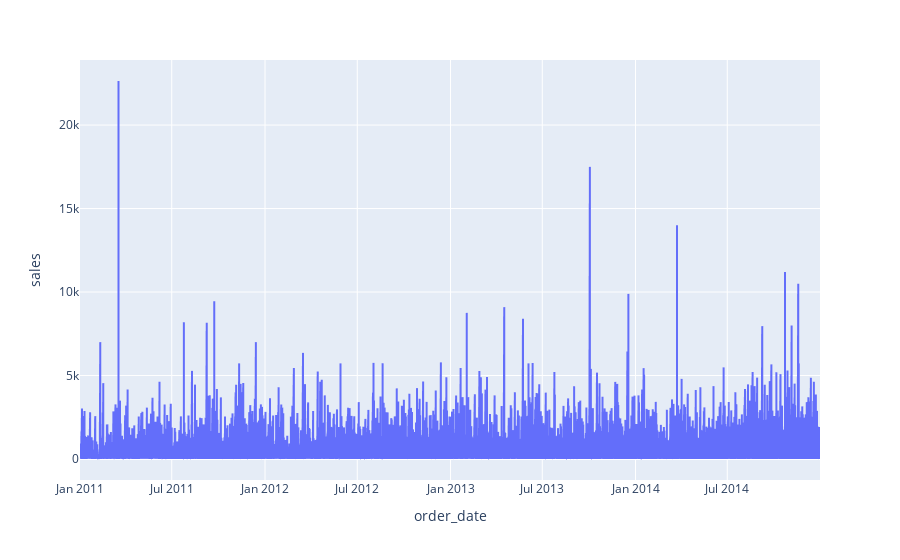

Notebook code cell kept with this figure:
### Markdown cell above
- <h4>What is overall sales trend ?</h4>

### Code cell
px.line(data_frame=sales_df, x=sales_df['order_date'], y=sales_df['sales'])

### Figure 1 — Plotly figure (JSON) as saved in the notebook; plotly's stock layout.template omitted (floating-point values rounded to 4 significant figures; data arrays with more than 128 entries replaced by an {"elided": "..."} marker saying what was removed)
{"data": [{"hovertemplate": "order_date=%{x}<br>sales=%{y}<extra></extra>", "legendgroup": "", "line": {"color": "#636efa", "dash": "solid"}, "marker": {"symbol": "circle"}, "mode": "lines", "name": "", "showlegend": false, "type": "scattergl", "x": {"elided": "51290 str values"}, "xaxis": "x", "y": {"elided": "51290 float values"}, "yaxis": "y"}], "layout": {"legend": {"tracegroupgap": 0}, "margin": {"t": 60}, "xaxis": {"anchor": "y", "domain": [0, 1], "title": {"text": "order_date"}}, "yaxis": {"anchor": "x", "domain": [0, 1], "title": {"text": "sales"}}}}
